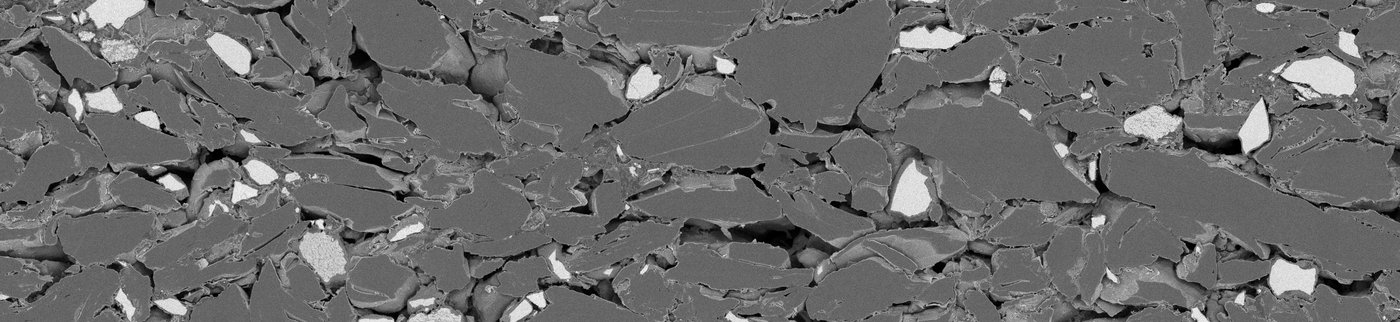
#> input picture lucas-sem-analysis-v3/website/runs/unknown_0eryguqq/input/BSE.jpg, 1400 x 322 px
$ python -i preprocessing.py   (imports and definitions only)
#> lines starting #> are read from the running program, lines starting #| are printed output that depends on the picture
"""Imaging-quality metrics and preprocessing: shading flattening and curtaining / scan-line removal."""

import numpy as np
from scipy import fft, ndimage
from skimage import filters

from .constants import FULL_FFT_MAX_PX

STRIPE_LIMIT = 3.0  # stripe index above which we destripe / flag
F0 = 1 / 64  # cycles/px: structure coarser than 64 px is never touched by destriping


def _central_crop(img: np.ndarray, size: int = 2048) -> np.ndarray:
    """Central size x size crop (or the whole image if it is smaller)."""
    h, w = img.shape
    ch, cw = min(h, size), min(w, size)
    return img[(h - ch) // 2 : (h - ch) // 2 + ch, (w - cw) // 2 : (w - cw) // 2 + cw]


def separability(values: np.ndarray, thresholds: np.ndarray) -> float:
    """Otsu's eta: between-class / total grey-level variance (1 = phases perfectly separated)."""
    v = values.ravel()
    lab = np.digitize(v, thresholds)
    mu = v.mean()
    between = sum((lab == k).mean() * (v[lab == k].mean() - mu) ** 2 for k in np.unique(lab))
    return float(between / max(v.var(), 1e-12))


def stripe_index(img: np.ndarray, step: float = 0.5) -> dict[str, float]:
    """Straight-streak artefacts: FIB curtaining (any angle) and raster scan lines (horizontal).

    Straight streaks put their power in a narrow wedge of the Fourier spectrum, at right
    angles to the streaks. Index = power in a +-1 deg wedge / power 6-12 deg either side,
    over wavelengths 4-32 px; ~1 for a clean image. Particle shape anisotropy gives broad
    bumps, not narrow wedges, so it barely registers. Angle 0 = vertical streaks."""
    c = _central_crop(img)
    if min(c.shape) < 128:
        return {"curtaining": 1.0, "curtaining_angle": 0.0, "scan_lines": 1.0}
    c = (c - c.mean()) * np.outer(np.hanning(c.shape[0]), np.hanning(c.shape[1]))
    p = np.abs(fft.fftshift(fft.fft2(c))) ** 2
    fy = (np.arange(c.shape[0]) - c.shape[0] // 2) / c.shape[0]
    fx = (np.arange(c.shape[1]) - c.shape[1] // 2) / c.shape[1]
    fyy, fxx = np.meshgrid(fy, fx, indexing="ij")
    band = (np.hypot(fyy, fxx) > 1 / 32) & (np.hypot(fyy, fxx) < 1 / 4)
    ang = np.degrees(np.arctan2(fyy[band], fxx[band])) % 180
    bins = (ang / step).astype(int)
    n_bins = int(180 / step)
    order = np.argsort(bins)
    edges = np.searchsorted(bins[order], np.arange(n_bins + 1))
    pv = p[band][order]
    med = np.array(
        [np.median(pv[edges[i] : edges[i + 1]]) if edges[i + 1] > edges[i] else np.nan for i in range(n_bins)]
    )

    def wedge(a, lo, hi):
        d = np.abs((np.arange(n_bins) * step - a + 90) % 180 - 90)
        return np.nanmean(med[(d >= lo) & (d <= hi)])

    ratios = np.array([wedge(a, 0, 1) / wedge(a, 6, 12) for a in np.arange(n_bins) * step])
    angles = np.arange(n_bins) * step
    curtain = np.abs((angles - 90 + 90) % 180 - 90) > 3  # scan lines live at exactly 90 deg
    i = int(np.nanargmax(np.where(curtain, ratios, -np.inf)))
    signed = (angles[i] + 90) % 180 - 90
    return {
        "curtaining": float(ratios[i]),
        "curtaining_angle": float(signed),
        "scan_lines": float(ratios[int(90 / step)]),
    }


def noise_sigma(img: np.ndarray) -> float:
    """Immerkaer (1996) fast noise estimate: a Laplacian-difference kernel cancels smooth
    structure, leaving mostly pixel noise."""
    k = np.array([[1, -2, 1], [-2, 4, -2], [1, -2, 1]], np.float32)
    r = ndimage.convolve(img, k)[1:-1, 1:-1]
    return float(np.sqrt(np.pi / 2) * np.abs(r).mean() / 6)


def image_quality(img: np.ndarray) -> dict[str, float]:
    """Imaging metrics on the resampled image (so they compare across magnifications)."""
    sub = img[::2, ::2]
    p1, p50, p99 = np.percentile(sub, [1, 50, 99])
    contrast = float(max(p99 - p1, 1e-6))
    sm = ndimage.gaussian_filter(img, 1.0)
    gx, gy = ndimage.sobel(sm, axis=1), ndimage.sobel(sm, axis=0)
    thresholds = filters.threshold_multiotsu(sm[::4, ::4], classes=3)
    q = {
        "median": float(p50),
        "contrast": contrast,
        "clipped_black": float(np.mean(sub <= 0.002)),
        "clipped_white": float(np.mean(sub >= 0.998)),
        "sharpness": float(np.percentile(np.hypot(gx, gy)[::2, ::2], 99) / contrast),
        "anisotropy": float(np.sqrt(np.mean(gx**2) / max(np.mean(gy**2), 1e-12))),
        "noise": noise_sigma(_central_crop(img, 1024)) / contrast,
        "separability": separability(sm[::4, ::4], thresholds),
    }
    q.update({f"stripes_{k}": v for k, v in stripe_index(img).items()})
    return q


def _poly_terms(y, x, degree: int) -> list:
    """Monomials y^i x^j with i + j <= degree."""
    return [y**i * x**j for i in range(degree + 1) for j in range(degree + 1 - i)]


# [69 lines left out: functions flatten_shading, destripe, not called in this run]

>>> import cv2
>>> picture = cv2.imread('../../lucas-sem-analysis-v3/website/runs/unknown_0eryguqq/input/BSE.jpg', cv2.IMREAD_GRAYSCALE)
#> picture is the input picture: shape (322, 1400); min 0, max 252, mean 106.9
>>> result = image_quality(picture)
#> in image_quality, `sub = img[::2, ::2]`:
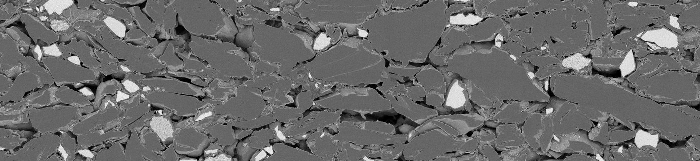
#> sub: shape (161, 700); min 0, max 252, mean 106.9
#> in image_quality, `p1, p50, p99 = np.percentile(sub, [1, 50, 99])`: p1 = 8; p50 = 103; p99 = 224
#> in image_quality, `contrast = float(max(p99 - p1, 1e-6))`: contrast = 216
#> in image_quality, `gx, gy = ndimage.sobel(sm, axis=1), ndimage.sobel(sm, axis=0)`:
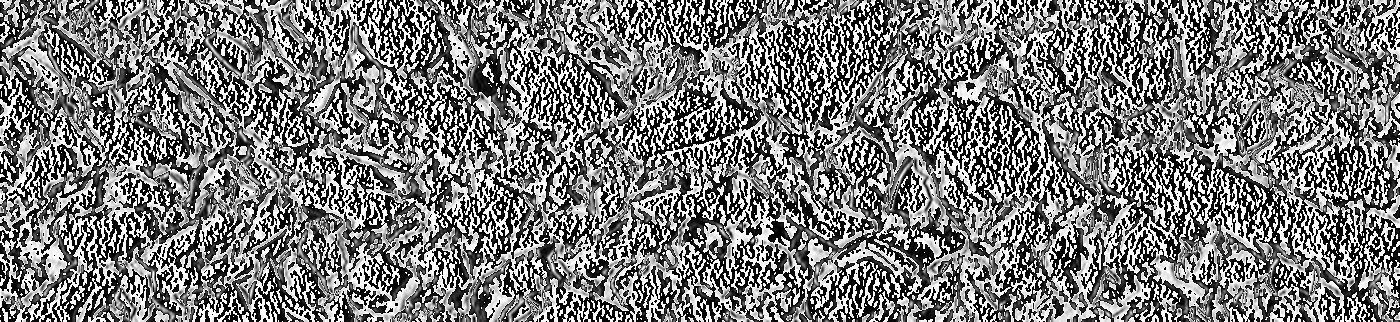
#> gx: shape (322, 1400); min 0, max 255, mean 122.7
#> in image_quality, `gx, gy = ndimage.sobel(sm, axis=1), ndimage.sobel(sm, axis=0)`:
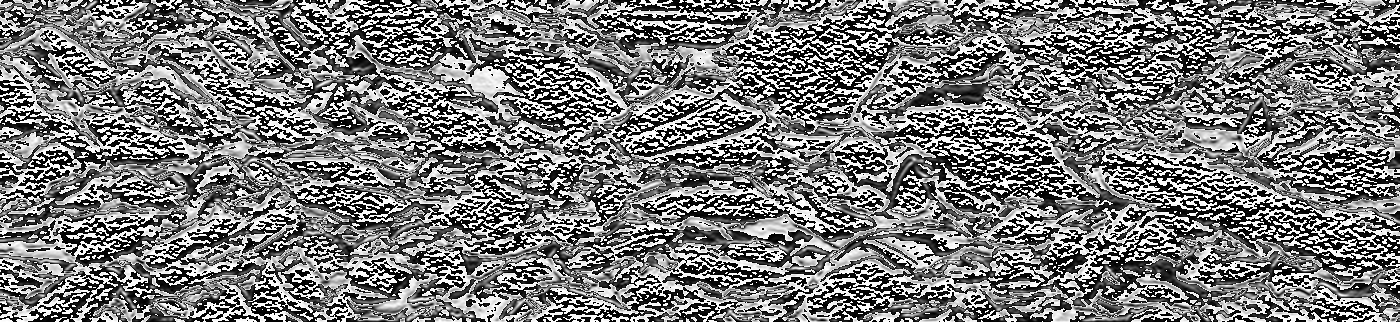
#> gy: shape (322, 1400); min 0, max 255, mean 122.6
#> in image_quality, `thresholds = filters.threshold_multiotsu(sm[::4, ::4], classes=3)`: thresholds = [77, 153]
#> in _central_crop, `return img[(h - ch) // 2 : (h - ch) // 2 + ch, (w - cw) // 2 : (w - cw..`:
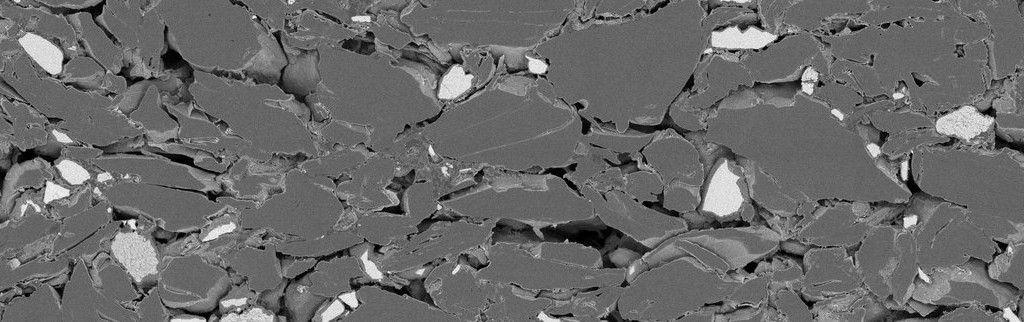
#> returned value: shape (322, 1024); min 0, max 250, mean 105.8
#> in noise_sigma, `k = np.array([[1, -2, 1], [-2, 4, -2], [1, -2, 1]], np.float32)`: k = [[1, -2, 1], [-2, 4, -2], [1, -2, 1]]
#> in noise_sigma, `r = ndimage.convolve(img, k)[1:-1, 1:-1]`:
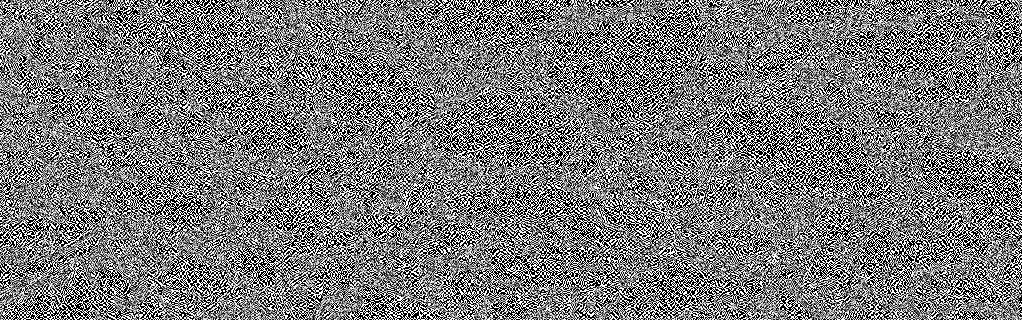
#> r: shape (320, 1022); min 0, max 255, mean 121.4
#> in separability, `mu = v.mean()`: mu = 106
#> in separability, `between = sum((lab == k).mean() * (v[lab == k].mean() - mu) ** 2 for k..`: between = 737
#> in image_quality, `q = { "median": float(p50), "contrast": contrast, "clipped_black": flo..`: q = {'median': 103, 'contrast': 216, 'clipped_black': 0.00303, 'clipped_white': 0.997, 'sharpness': 1.66, 'anisotropy': 0.976, 'noise': 0.117, 'separability': 0.8}
#> in stripe_index, `p = np.abs(fft.fftshift(fft.fft2(c))) ** 2`:
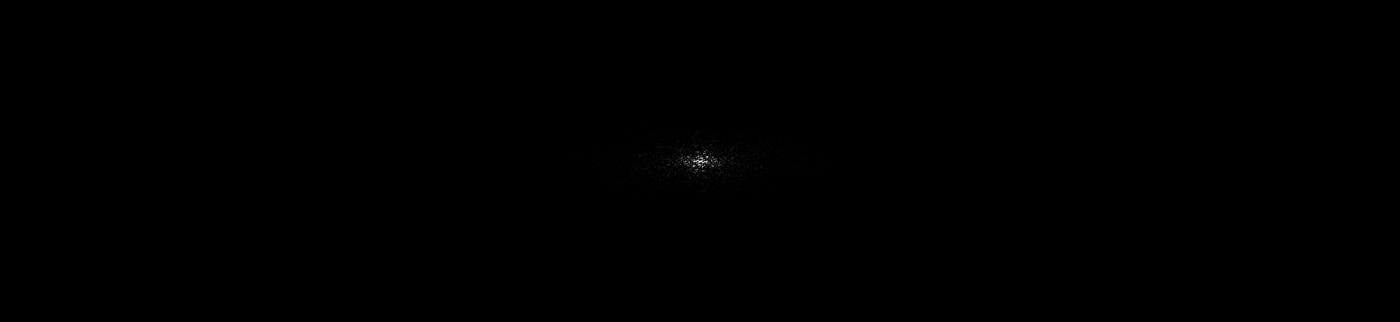
#> p: shape (322, 1400) float64; min 5.14, max 9.04e+10, mean 58100262.3; drawn with min black and max white
#> in stripe_index, `band = (np.hypot(fyy, fxx) > 1 / 32) & (np.hypot(fyy, fxx) < 1 / 4)`:
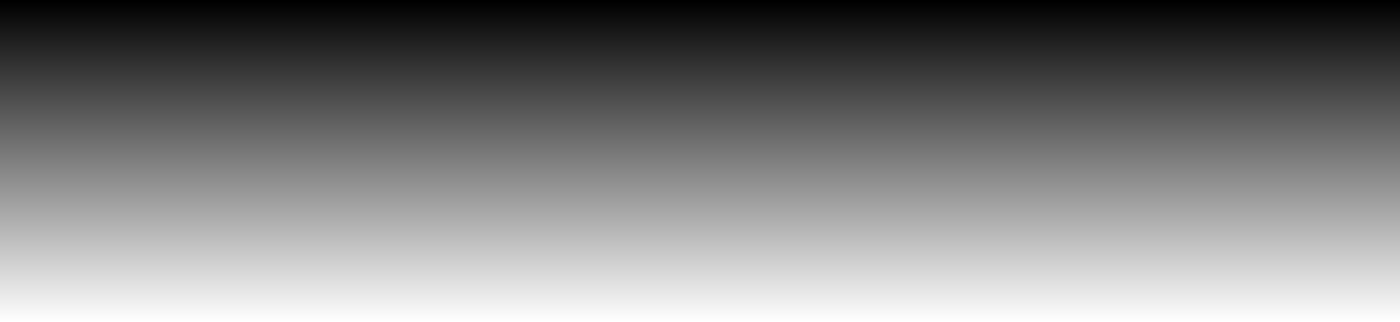
#> fyy: shape (322, 1400) float64; min -0.5, max 0.497, mean -0.00155; drawn with min black and max white
#> in stripe_index, `ratios = np.array([wedge(a, 0, 1) / wedge(a, 6, 12) for a in np.arange..`: ratios = 360 values, max 1.46 at index 145, min 0.582 at index 272, mean 1
#> in stripe_index, `i = int(np.nanargmax(np.where(curtain, ratios, -np.inf)))`: i = 145
#> in stripe_index, `signed = (angles[i] + 90) % 180 - 90`: signed = 72.5
#> result = 11 items

$ run again, on lucas-sem-analysis-v3/website/runs/unknown_0eryguqq/input/ETD.jpg
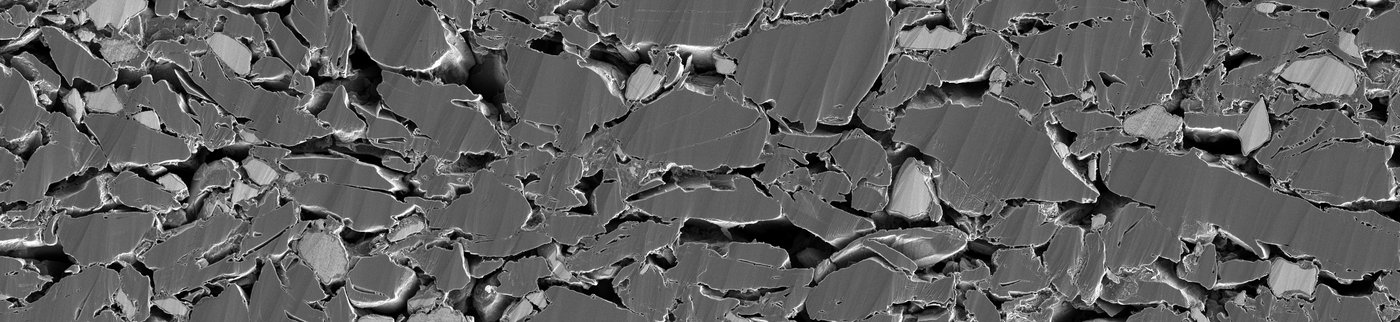
#> input picture lucas-sem-analysis-v3/website/runs/unknown_0eryguqq/input/ETD.jpg, 1400 x 322 px
#> picture is the input picture: shape (322, 1400); min 0, max 255, mean 95.9
#> p1 = 0; p50 = 95; p99 = 214
#> thresholds = [63, 124]
#> k = [[1, -2, 1], [-2, 4, -2], [1, -2, 1]]
#> in noise_sigma, `r = ndimage.convolve(img, k)[1:-1, 1:-1]`:
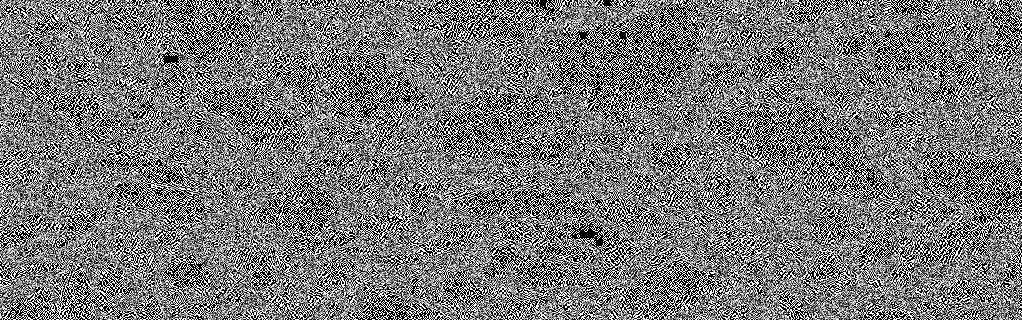
#> r: shape (320, 1022); min 0, max 255, mean 120.3
#> mu = 95.01
#> between = 984.1
#> q = {'median': 95, 'contrast': 214, 'clipped_black': 0.0124, 'clipped_white': 0.988, 'sharpness': 1.68, 'anisotropy': 1.06, 'noise': 0.117, 'separability': 0.843}
#> in stripe_index, `c = (c - c.mean()) * np.outer(np.hanning(c.shape[0]), np.hanning(c.sha..`:
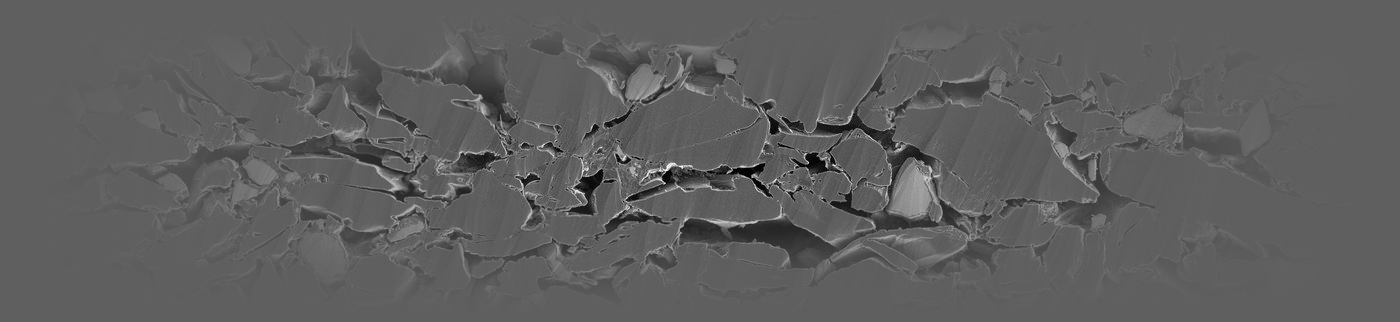
#> c: shape (322, 1400) float64; min -94.9, max 158.4, mean -0.6; drawn with min black and max white
#> ratios = 360 values, max 1.4 at index 221, min 0.629 at index 274, mean 1
#> i = 221
#> signed = -69.5
#> result = 11 items
